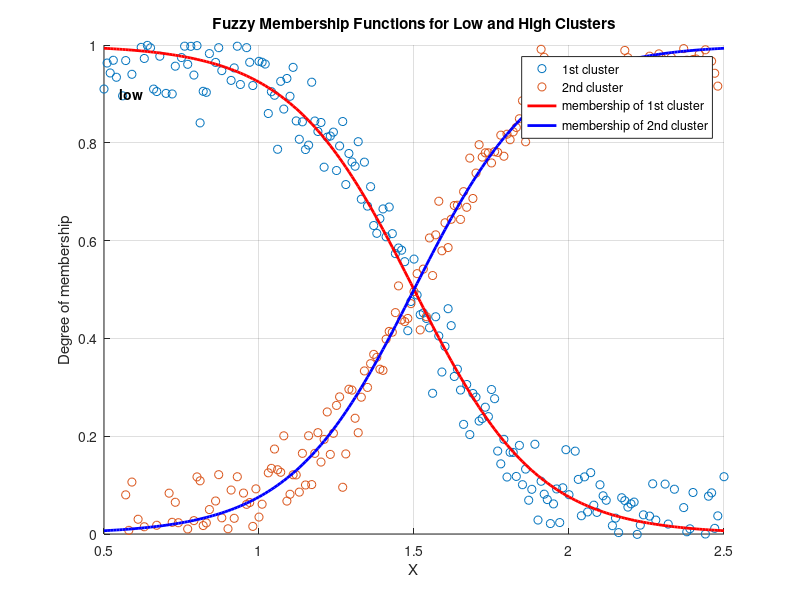

This chart was generated by the following MATLAB code:
% MATLAB Code to Plot Membership Functions for Member of radiation.

% Range for the variable (e.g., signal strength, density, etc.)
X = 0.5:0.01:2.5;

% Membership functions for low and high clusters
low = 1 ./ (1 + exp(-5 * (1.5 - X)));
high = 1 - low;

% Sample noisy data points for each cluster
low_cluster = low + 0.05 * randn(size(X));
high_cluster = high + 0.05 * randn(size(X));

% Plotting the data points
figure;
scatter(X, low_cluster, 'r*'); hold on;
scatter(X, high_cluster, 'b*');

% Plotting the membership functions
plot(X, low, 'r-', 'LineWidth', 2);
plot(X, high, 'b-', 'LineWidth', 2);

% Labels and Legends
xlabel('X');
ylabel('Degree of membership');
title('Fuzzy Membership Functions for Low and High Clusters');
legend('1st cluster', '2nd cluster', 'membership of 1st cluster', 'membership of 2nd cluster', 'Location', 'Best');

grid on;
axis([0.5 2.5 0 1]);

% Annotating 'low' and 'high' regions
text(0.55, 0.9, 'low', 'FontWeight', 'bold');
text(2.3, 0.9, 'high', 'FontWeight', 'bold');